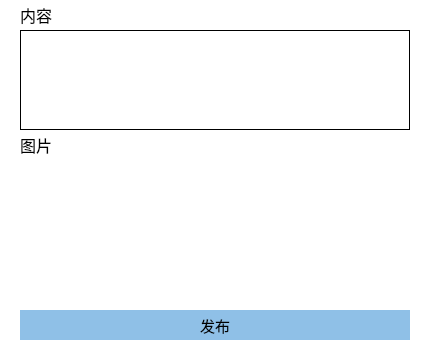
<?xml version="1.0" encoding="UTF-8"?>
<ui version="4.0">
 <class>PostPyqWidget</class>
 <widget class="QWidget" name="PostPyqWidget">
  <property name="geometry">
   <rect>
    <x>0</x>
    <y>0</y>
    <width>430</width>
    <height>360</height>
   </rect>
  </property>
  <property name="minimumSize">
   <size>
    <width>430</width>
    <height>360</height>
   </size>
  </property>
  <property name="maximumSize">
   <size>
    <width>430</width>
    <height>360</height>
   </size>
  </property>
  <property name="windowTitle">
   <string>PostPyqWidget</string>
  </property>
  <property name="styleSheet">
   <string notr="true">border: 0px;
background-color: #ffffff;</string>
  </property>
  <widget class="QTextEdit" name="m_contentTextEdit">
   <property name="geometry">
    <rect>
     <x>20</x>
     <y>30</y>
     <width>390</width>
     <height>100</height>
    </rect>
   </property>
   <property name="styleSheet">
    <string notr="true">border: 1px solid #000000;</string>
   </property>
  </widget>
  <widget class="QLabel" name="label1">
   <property name="geometry">
    <rect>
     <x>20</x>
     <y>0</y>
     <width>60</width>
     <height>30</height>
    </rect>
   </property>
   <property name="font">
    <font>
     <pointsize>12</pointsize>
    </font>
   </property>
   <property name="text">
    <string>内容</string>
   </property>
  </widget>
  <widget class="QLabel" name="label2">
   <property name="geometry">
    <rect>
     <x>20</x>
     <y>130</y>
     <width>60</width>
     <height>30</height>
    </rect>
   </property>
   <property name="font">
    <font>
     <pointsize>12</pointsize>
    </font>
   </property>
   <property name="text">
    <string>图片</string>
   </property>
  </widget>
  <widget class="QWidget" name="m_imageWidget" native="true">
   <property name="geometry">
    <rect>
     <x>20</x>
     <y>160</y>
     <width>390</width>
     <height>130</height>
    </rect>
   </property>
  </widget>
  <widget class="QPushButton" name="m_publishPushButton">
   <property name="geometry">
    <rect>
     <x>20</x>
     <y>310</y>
     <width>390</width>
     <height>30</height>
    </rect>
   </property>
   <property name="font">
    <font>
     <pointsize>11</pointsize>
    </font>
   </property>
   <property name="styleSheet">
    <string notr="true">background-color: #8fc0e7;</string>
   </property>
   <property name="text">
    <string>发布</string>
   </property>
  </widget>
 </widget>
 <resources/>
 <connections/>
</ui>
